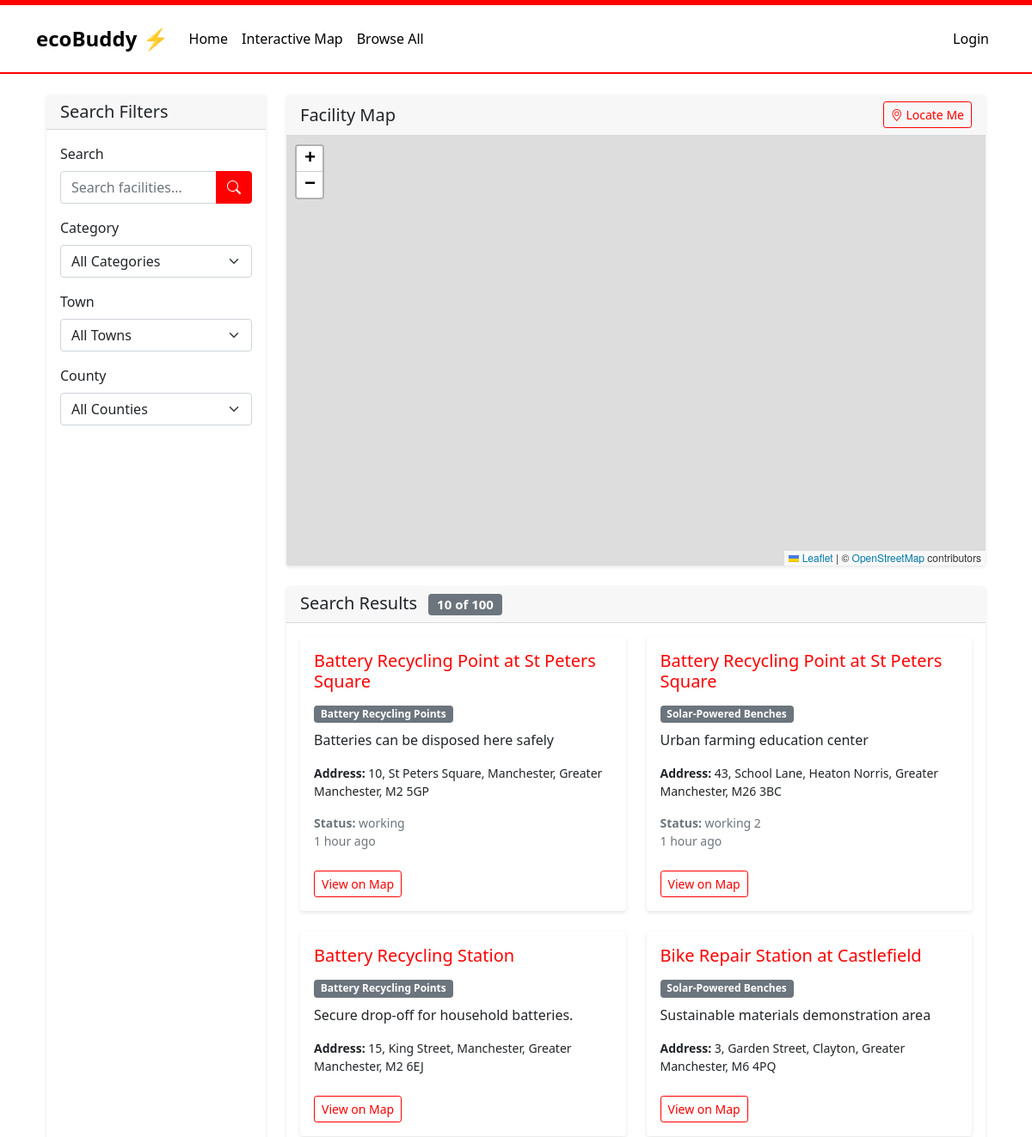
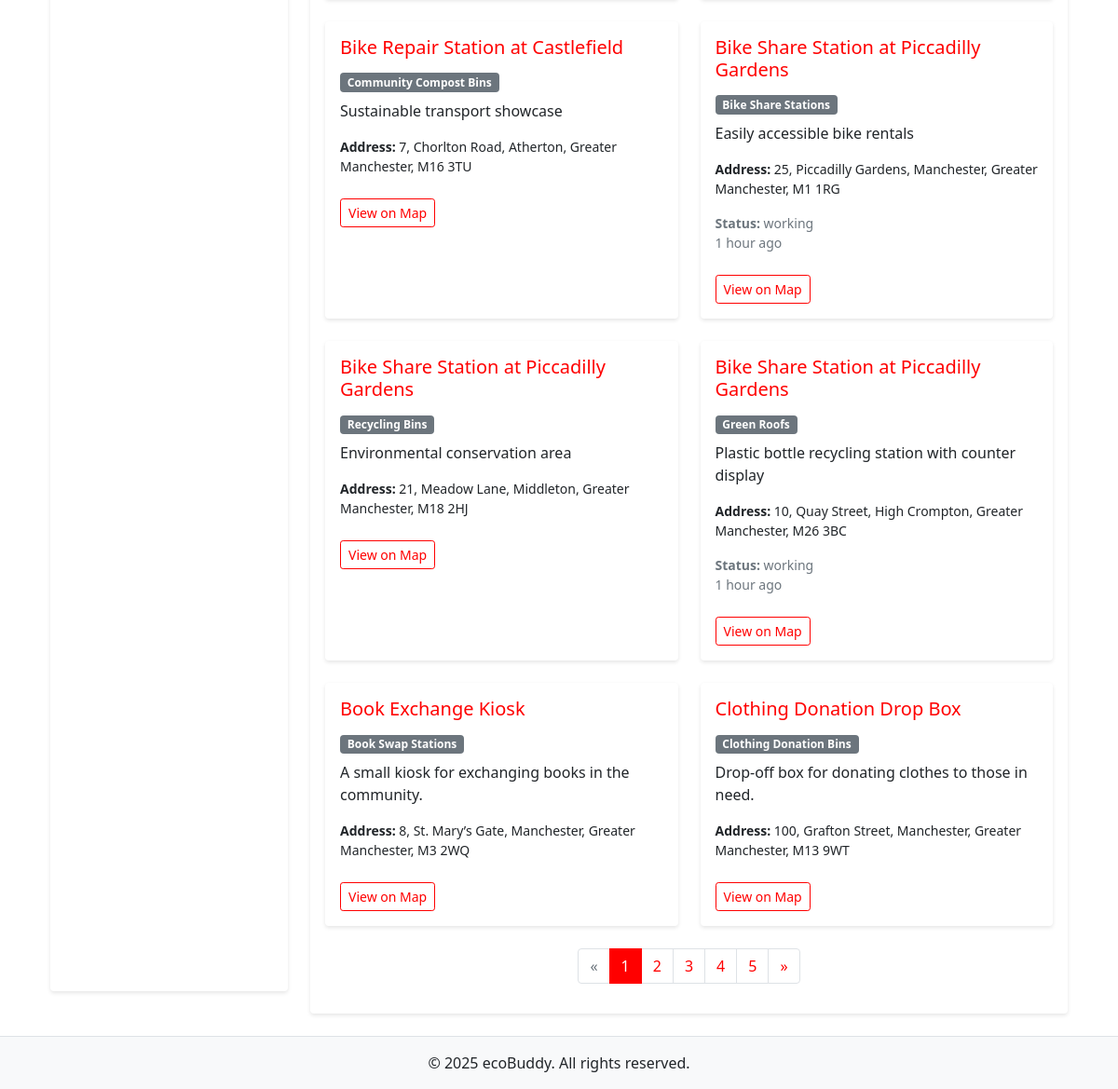
/map.php, run on the app's committed database (2 pictures, top to bottom).
### tables this page shows
CREATE TABLE ecoFacilities (
                               id INTEGER PRIMARY KEY AUTOINCREMENT NOT NULL UNIQUE,
                               title VARCHAR(50) NOT NULL,
                               category INTEGER,
                               description VARCHAR(150) NOT NULL,
                               houseNumber VARCHAR(50),
                               streetName VARCHAR(50),
                               county VARCHAR(50),
                               town VARCHAR(50),
                               postcode VARCHAR(7) NOT NULL,
                               lng FLOAT NOT NULL,
                               lat FLOAT NOT NULL,
                               contributor INTEGER,
                               FOREIGN KEY (category) REFERENCES ecoCategories(id),
                               FOREIGN KEY (contributor) REFERENCES ecoUser(id)
);

CREATE TABLE "ecoCategories"
(
	id INTEGER not null
		primary key
		unique,
	name VARCHAR(50) not null
		unique
);

CREATE TABLE "ecoFacilityStatus" (
                                       id INTEGER PRIMARY KEY AUTOINCREMENT,
                                       facilityId INTEGER NOT NULL,
                                       userId INTEGER NOT NULL DEFAULT 1,
                                       statusComment TEXT NOT NULL,
                                       timestamp DATETIME DEFAULT CURRENT_TIMESTAMP,
                                       FOREIGN KEY (facilityId) REFERENCES ecoFacilities(id) ON DELETE CASCADE,
                                       FOREIGN KEY (userId) REFERENCES ecoUser(id) ON DELETE SET DEFAULT
);

### Views/map.phtml (the view, shortened to what the rows shown need)
<?php require('template/header.phtml') ?>
    <div class="container-fluid mt-4">
        <div class="row">
            <div class="col-lg-9 col-md-8">
                <div class="card">
                    <div class="card-body">
                        <?php if (count($view->facilities) > 0): ?>
                            <div class="row row-cols-1 row-cols-md-2 g-4" id="searchResults">
                                <?php foreach ($view->facilities as $facility): ?>
                                    <div class="col">
                                        <div class="card h-100 facility-item" data-facility-id="<?php echo $facility->getId(); ?>">
                                            <div class="card-body">
                                                <h5 class="card-title text-red"><?php echo htmlspecialchars($facility->getTitle()); ?></h5>
                                                <?php
                                                $categoryName = "Unknown";
                                                foreach ($view->categories as $category) {
                                                    if ($category->getId() == $facility->getCategory()) {
                                                        $categoryName = $category->getName();
                                                        break;
                                                    }
                                                }
                                                ?>
                                                <span class="badge bg-secondary mb-2"><?php echo htmlspecialchars($categoryName); ?></span>
                                                <p class="card-text"><?php echo htmlspecialchars($facility->getDescription()); ?></p>
                                                <p class="card-text small">
                                                    <strong>Address:</strong> <?php echo htmlspecialchars($facility->getFullAddress()); ?>
                                                </p>
                                                <?php if (isset($view->statuses[$facility->getId()])): ?>
                                                    <p class="card-text small text-muted">
                                                        <strong>Status:</strong> <?php echo htmlspecialchars($view->statuses[$facility->getId()]->getComment()); ?>
                                                        <span class="d-block"><?php echo $view->statuses[$facility->getId()]->getTimeElapsed(); ?></span>
                                                    </p>
                                                <?php endif; ?>
                                                <button class="btn btn-sm btn-outline-primary mt-2 view-on-map-btn">
                                                    View on Map
                                                </button>
                                            </div>
                                        </div>
                                    </div>
                                <?php endforeach; ?>
                            </div>
                        <?php else: ?>
                            <div class="alert alert-info">
                                No facilities found matching your criteria.
                            </div>
                        <?php endif; ?>
                    </div>
                </div>
            </div>
        </div>
    </div>
    <link rel="stylesheet" href="https://unpkg.com/leaflet@1.7.1/dist/leaflet.css" />
    <link rel="stylesheet" href="https://unpkg.com/leaflet.markercluster@1.4.1/dist/MarkerCluster.css" />
    <link rel="stylesheet" href="https://unpkg.com/leaflet.markercluster@1.4.1/dist/MarkerCluster.Default.css" />
<?php require('template/footer.phtml') ?>

### data on the page
ecofacilities: title "Battery Recycling Point at St Peters Square", category.name "Battery Recycling Points", description "Batteries can be disposed here safely", $facility->getFullAddress() "10, St Peters Square, Manchester, Greater Manchester, M2 5GP", id.statusComment "working", id.timestamp "1 hour ago"
ecofacilities: title "Battery Recycling Point at St Peters Square", category.name "Solar-Powered Benches", description "Urban farming education center", $facility->getFullAddress() "43, School Lane, Heaton Norris, Greater Manchester, M26 3BC", id.statusComment "working 2", id.timestamp "1 hour ago"
ecofacilities: title "Battery Recycling Station", category.name "Battery Recycling Points", description "Secure drop-off for household batteries.", $facility->getFullAddress() "15, King Street, Manchester, Greater Manchester, M2 6EJ"
ecofacilities: title "Bike Repair Station at Castlefield", category.name "Solar-Powered Benches", description "Sustainable materials demonstration area", $facility->getFullAddress() "3, Garden Street, Clayton, Greater Manchester, M6 4PQ"
ecofacilities: title "Bike Repair Station at Castlefield", category.name "Community Compost Bins", description "Sustainable transport showcase", $facility->getFullAddress() "7, Chorlton Road, Atherton, Greater Manchester, M16 3TU"
ecofacilities: title "Bike Share Station at Piccadilly Gardens", category.name "Bike Share Stations", description "Easily accessible bike rentals", $facility->getFullAddress() "25, Piccadilly Gardens, Manchester, Greater Manchester, M1 1RG", id.statusComment "working", id.timestamp "1 hour ago"
ecofacilities: title "Bike Share Station at Piccadilly Gardens", category.name "Recycling Bins", description "Environmental conservation area", $facility->getFullAddress() "21, Meadow Lane, Middleton, Greater Manchester, M18 2HJ"
ecofacilities: title "Bike Share Station at Piccadilly Gardens", category.name "Green Roofs", description "Plastic bottle recycling station with counter display", $facility->getFullAddress() "10, Quay Street, High Crompton, Greater Manchester, M26 3BC", id.statusComment "working", id.timestamp "1 hour ago"
ecofacilities: title "Book Exchange Kiosk", category.name "Book Swap Stations", description "A small kiosk for exchanging books in the community.", $facility->getFullAddress() "8, St. Mary’s Gate, Manchester, Greater Manchester, M3 2WQ"
ecofacilities: title "Clothing Donation Drop Box", category.name "Clothing Donation Bins", description "Drop-off box for donating clothes to those in need.", $facility->getFullAddress() "100, Grafton Street, Manchester, Greater Manchester, M13 9WT"

### other printed values
count($view->facilities) "10"
$view->totalResults "100"
